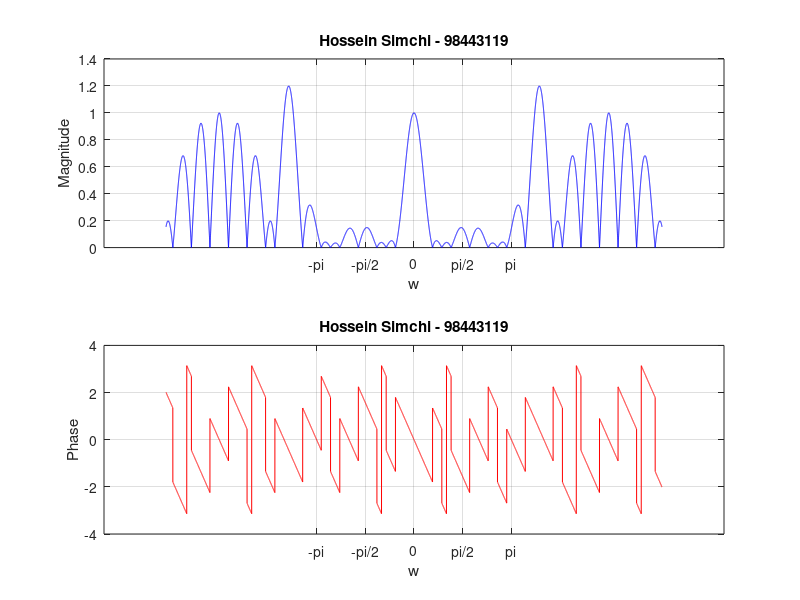

Here is the MATLAB script that generated this plot:
% Hello, my name is Hossein Simhci, 98443119

m1 = 0;
m2 = 6;
w = [-8:0.001:8];
f1 = 2;
f2 = 1;
y1 = sin(w*f1*((m2+1)/2)) + sin(w*f2*((m2+1)/2)); 
y2 = sin((w/2)*f1) + sin((w/2)*f2); 
z = (1/(m2+1))*((y1)./(y2)).* exp(-1*1i*w*m2/2);
x1 = abs(z);
x2 = angle(z);
subplot(211)
plot(w,x1,'b')
set(gca,'XTick',-pi:pi/2:pi)
set(gca,'XTickLabel',{'-pi','-pi/2','0','pi/2','pi'})
grid; xlabel('w'); ylabel('Magnitude');
title("Hossein Simchi - 98443119")
subplot(212)
plot(w,x2,'r')
set(gca,'XTick',-pi:pi/2:pi)
set(gca,'XTickLabel',{'-pi','-pi/2','0','pi/2','pi'})
grid; xlabel('w'); ylabel('Phase');
title("Hossein Simchi - 98443119")